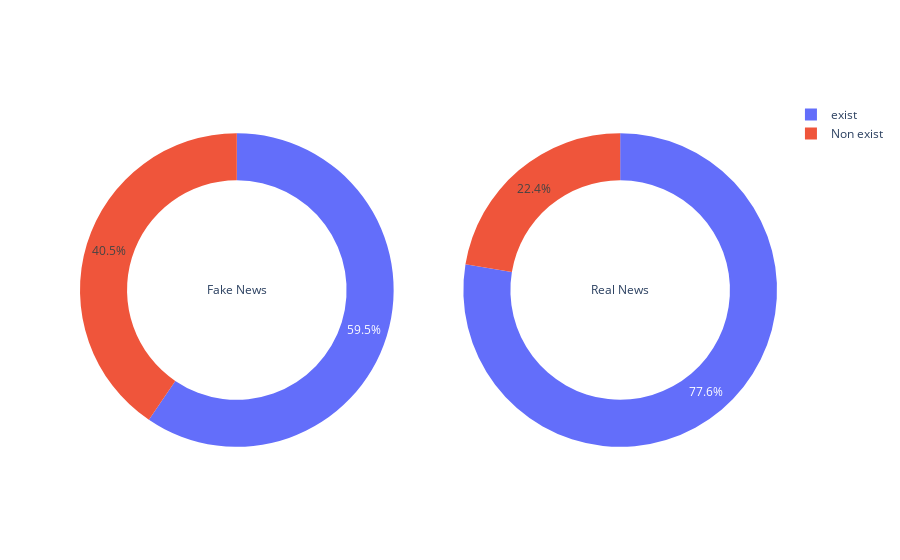

Write notebook code for a chart like this one.
### Code cell
configure_plotly_browser_state()

from plotly.subplots import make_subplots


fig = make_subplots(rows=1, cols=2, specs=[[{"type": "pie"}, {"type": "pie"}]])

fig.append_trace(go.Pie(values=[count_fake, len(unique_tokens_fake)-count_fake], 
                        labels=['Non exist', 'exist'], hole=.7, 
                        title='Fake News'), row=1, col=1)

fig.append_trace(go.Pie(values=[count_true, len(unique_tokens_true)-count_true], 
                        labels=['Non exist', 'exist'], hole=.7, 
                        title='Real News'), row=1, col=2)
fig.show()

### Figure 1 — Plotly figure (JSON) as saved in the notebook; plotly's stock layout.template omitted (floating-point values rounded to 4 significant figures)
{"data": [{"domain": {"x": [0, 0.45], "y": [0, 1]}, "hole": 0.7, "labels": ["Non exist", "exist"], "title": {"text": "Fake News"}, "type": "pie", "values": [118969, 174584]}, {"domain": {"x": [0.55, 1], "y": [0, 1]}, "hole": 0.7, "labels": ["Non exist", "exist"], "title": {"text": "Real News"}, "type": "pie", "values": [39944, 138559]}], "layout": {}}
